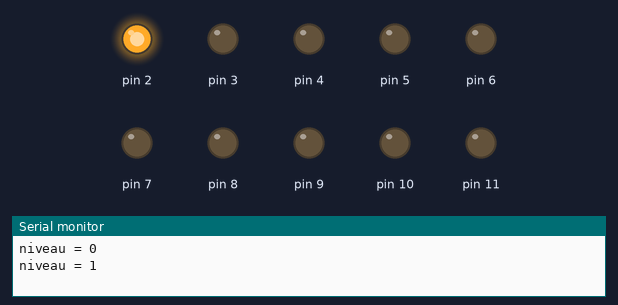
Recording of a sketch running on a simulated Arduino Uno, built with avr-gcc and run on an emulated ATmega328P. Shown: output pins drawn as LEDs (lit = HIGH), the last lines printed to the serial monitor.

Above: at 0.22 s.
At 0.97 s:
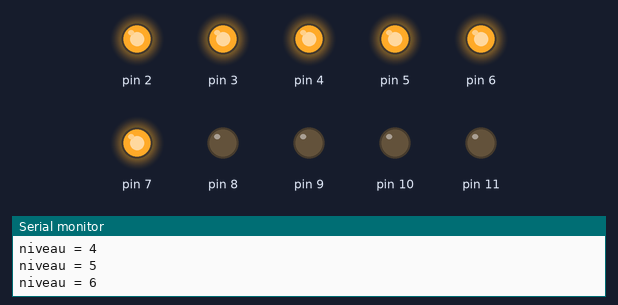
At 1.65 s:
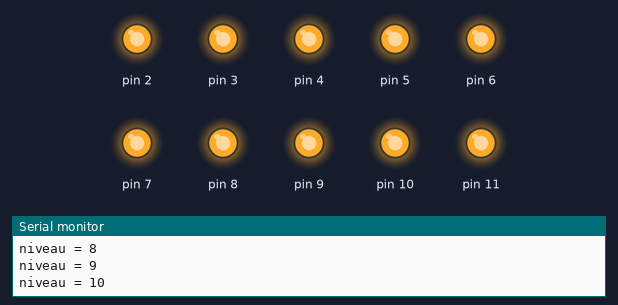
At 2.92 s:
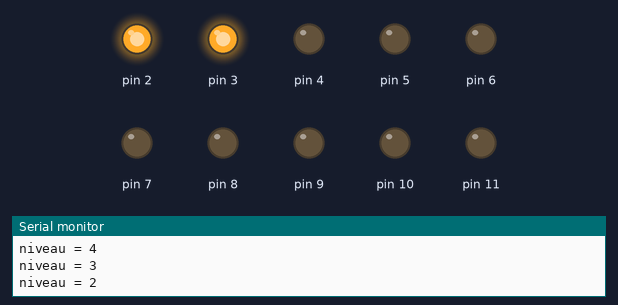
At 4.13 s:
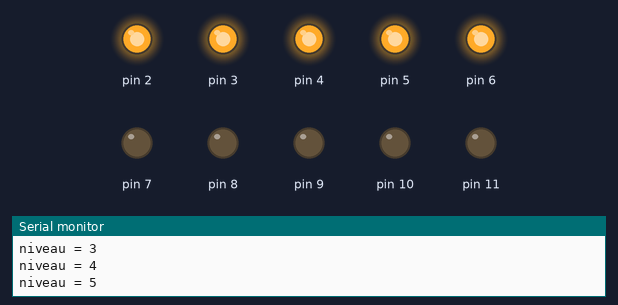
At 6.6 s:
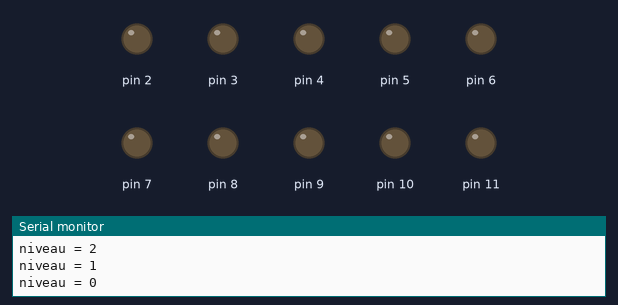
Timing chart, 0 to 7.6 s (numbered marks = the images above):
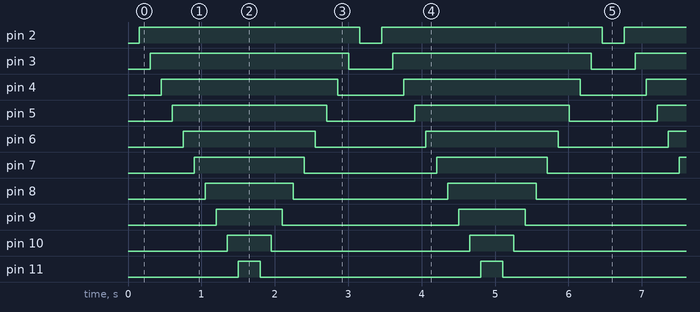

Measured:
- by itself, pin 2: alternates HIGH for 3.0 s and LOW for 0.30 s
- by itself, pin 3: alternates HIGH for 2.7 s and LOW for 0.60 s
- by itself, pin 4: alternates HIGH for 2.4 s and LOW for 0.90 s
- by itself, pin 5: alternates HIGH for 2.1 s and LOW for 1.2 s
- by itself, pin 6: alternates HIGH for 1.8 s and LOW for 1.5 s
- by itself, pin 7: alternates HIGH for 1.5 s and LOW for 1.8 s
- by itself, pin 8: alternates HIGH for 1.2 s and LOW for 2.1 s
- by itself, pin 9: alternates HIGH for 0.90 s and LOW for 2.4 s

The sketch:

led-bar-uno.ino
```cpp
// Test barre de 10 LED : vumètre qui monte puis descend (anodes sur D2..D11).
void setup() {
  for (int i = 2; i <= 11; i++) pinMode(i, OUTPUT);
  Serial.begin(115200);
}

void afficher(int niveau) {
  for (int i = 0; i < 10; i++) digitalWrite(2 + i, i < niveau ? HIGH : LOW);
  Serial.print("niveau = ");
  Serial.println(niveau);
}

void loop() {
  for (int n = 0; n <= 10; n++) { afficher(n); delay(150); }
  for (int n = 10; n >= 0; n--) { afficher(n); delay(150); }
}
```
